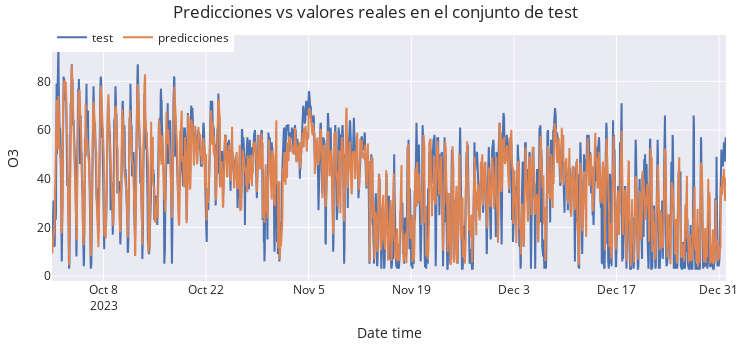

Source (notebook cell):
### Code cell
# Gráfico de las predicciones vs valores reales en el conjunto de test
# ==============================================================================
fig = go.Figure()
trace1 = go.Scatter(x=data_test.index, y=data_test['o3'], name="test", mode="lines")
trace2 = go.Scatter(x=predictions.index, y=predictions['o3'], name="predicciones", mode="lines")
fig.add_trace(trace1)
fig.add_trace(trace2)
fig.update_layout(
    title="Predicciones vs valores reales en el conjunto de test",
    xaxis_title="Date time",
    yaxis_title="O3",
    width=750,
    height=350,
    margin=dict(l=20, r=20, t=35, b=20),
    legend=dict(
        orientation="h",
        yanchor="top",
        y=1.05,
        xanchor="left",
        x=0
    )
)
fig.show()

### Figure 1 — Plotly figure (JSON) as saved in the notebook; plotly's stock layout.template omitted (floating-point values rounded to 4 significant figures; data arrays with more than 128 entries replaced by an {"elided": "..."} marker saying what was removed)
{"data": [{"mode": "lines", "name": "test", "type": "scatter", "x": {"elided": "2209 str values"}, "y": {"elided": "2209 float values"}}, {"mode": "lines", "name": "predicciones", "type": "scatter", "x": {"elided": "2208 str values"}, "y": {"elided": "2208 float values"}}], "layout": {"height": 350, "legend": {"orientation": "h", "x": 0, "xanchor": "left", "y": 1.05, "yanchor": "top"}, "margin": {"b": 20, "l": 20, "r": 20, "t": 35}, "title": {"text": "Predicciones vs valores reales en el conjunto de test"}, "width": 750, "xaxis": {"title": {"text": "Date time"}}, "yaxis": {"title": {"text": "O3"}}}}
